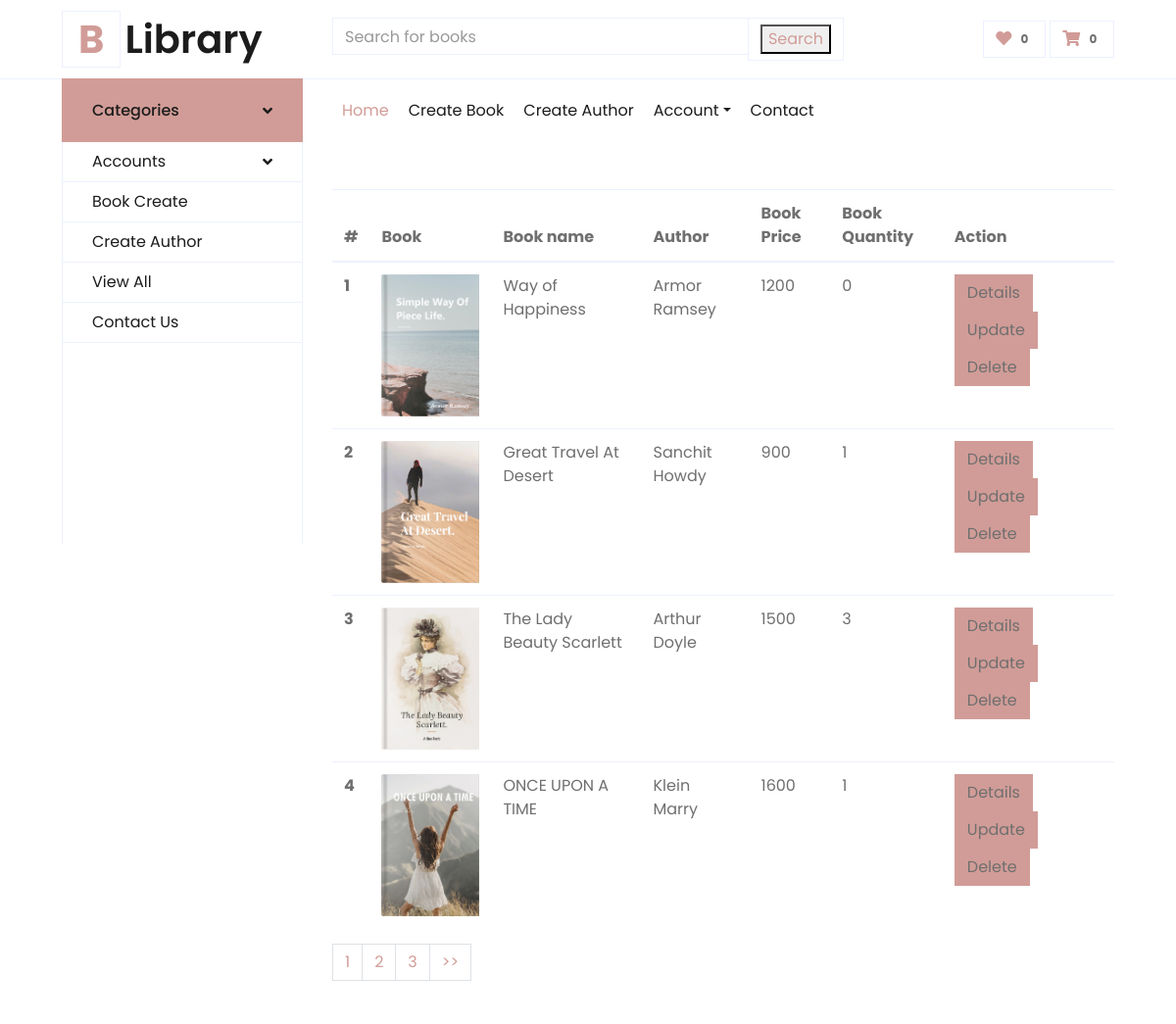
The app's page /creator/booklist, older data.
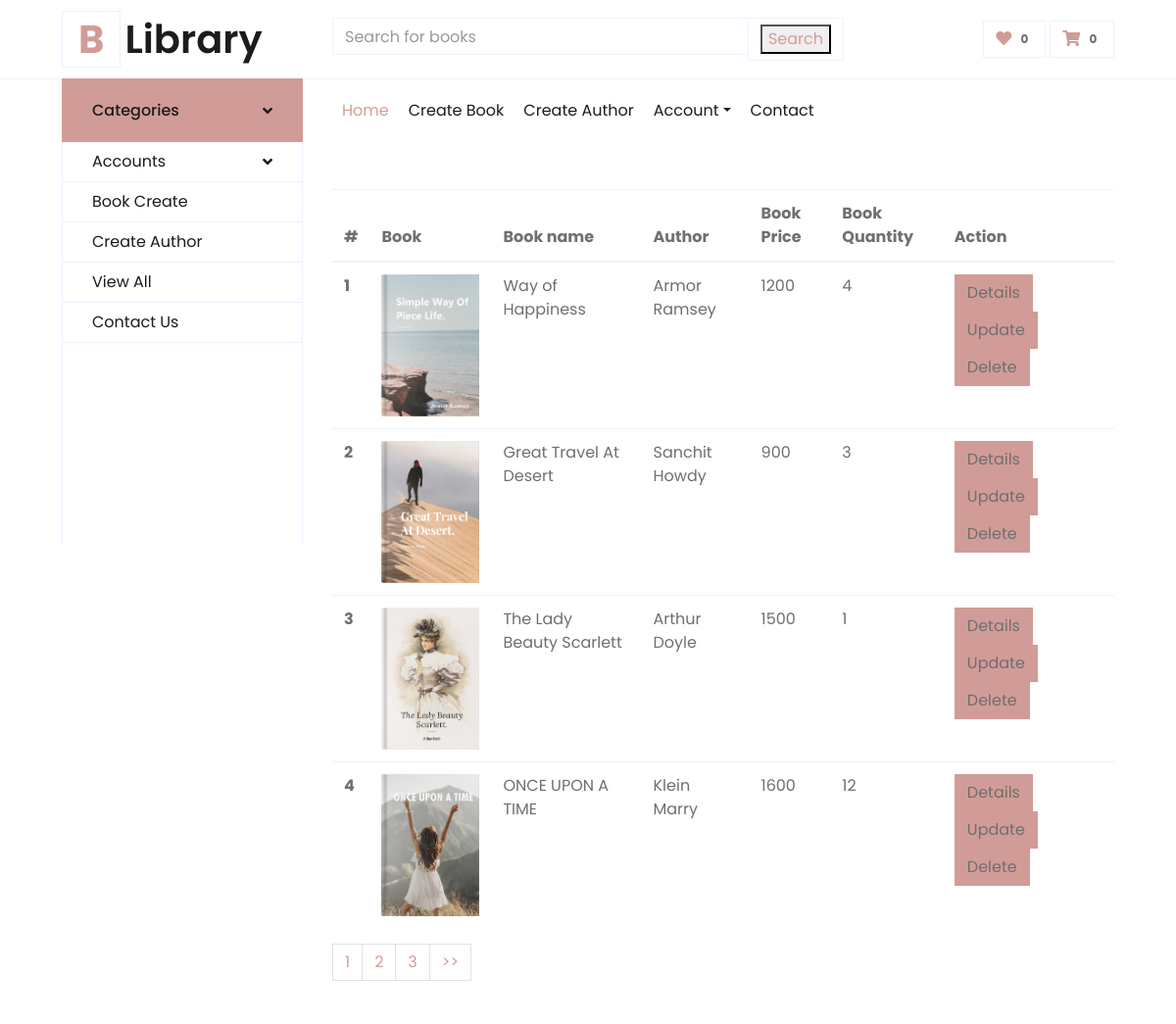
The same page, newer data.
### Bookapp/models.py (models this page shows, shortened)
class Books(models.Model):
    title = models.CharField(max_length=200,null=True)
    price = models.IntegerField(null=True)
    image = models.ImageField(upload_to='book_media')
    quantity = models.IntegerField()
    author =models.ForeignKey(Author, on_delete=models.CASCADE)

class Author(models.Model):
    name = models.CharField(max_length=300,null=True)
    def __str__(self):
        return '{}'.format(self.name)

### Bookapp/views.py (the view)
# urls.py: path('booklist',views.listBook,name="booklist"),
def listBook(request):
    books=Books.objects.all()
    paginator=Paginator(books,4)
    page_number=request.GET.get('page')
    try:
        page=paginator.get_page(page_number)
    except EmptyPage:
        page=paginator.page(page_number.num_pages)
    return  render(request,'admin/list.html',{'books':books,'page':page})

### templates/admin/list.html (shortened to what this page needs)
{% extends 'admin/index.html' %}
{% load static %}
{% block content %}
<table class="table mt-5">
  <thead>
    <tr>
      <th scope="col">#</th>
      <th scope="col">Book</th>
      <th scope="col">Book name</th>
      <th scope="col">Author</th>
      <th scope="col">Book Price</th>
      <th scope="col">Book Quantity</th>
      <th scope="col">Action</th>
    </tr>
  </thead>
  <tbody>
    {% for book in page %}
    <tr>
        <th scope="row">{{forloop.counter}}</th>
      <th><img src="{{ book.image.url }}" style="width:100px;height:auto;object-fit:cover;" class="card-img-top" alt="..."></th>
        <td>{{book.title}}</td>
        <td>{{book.author}}</td>
        <td>{{book.price}}</td>
        <td>{{book.quantity}}</td>
        <td><a href="{% url 'details' book.id %}" class="btn btn-" style="background-color: #D19C97;">Details</a>
        <a href="{% url 'update' book.id %}" class="btn btn-" style="background-color: #D19C97;">Update</a>
        <a href="{% url 'delete' book.id %}"  class="btn btn-" style="background-color: #D19C97;">Delete</a>
        </td>
    </tr>
    {% endfor %}
    </tbody>
</table>
<nav aria-label="Page navigation example">
  <ul class="pagination">
    {% for num in page.paginator.page_range %}
    <li class="page-item {% if page.number == num %}activate{% endif %}">
      <a class="page-link" href="?page={{ num }}">{{num}}</a>
    </li>
    {% endfor %}
    {% if page.has_next %}
    <li class="page-item">
      <a class="page-link" href="?page={{ page.next_page_number }}" aria-label="Next">
        <span aria-hidden="true">>></span>
      </a>
    </li>
    {% endif %}
  </ul>
</nav>
{% endblock %}

### templates/admin/index.html (shortened to what this page needs)
<!DOCTYPE html>
{% load static %}
<html lang="en">
<head>
    <link href="https://cdnjs.cloudflare.com/ajax/libs/font-awesome/5.10.0/css/all.min.css" rel="stylesheet">
    <link href="{% static 'admin/assets/lib/owlcarousel/assets/owl.carousel.min.css' %}" rel="stylesheet">
    <link href="{% static 'admin/assets/css/style.css' %}" rel="stylesheet">
</head>
<body>
    <div class="container-fluid">
        <div class="row align-items-center py-3 px-xl-5">
            <div class="col-lg-3 d-none d-lg-block">
                <a href="" class="text-decoration-none">
                    <h1 class="m-0 display-5 font-weight-semi-bold"><span class="text-primary font-weight-bold border px-3 mr-1">B</span>Library</h1>
                </a>
            </div>
            <div class="col-lg-6 col-6 text-left">
                <form action="{% url 'search_book' %}" method="get">
                    <div class="input-group">
                        <input type="text" name="q" class="form-control" placeholder="Search for books">
                        <div class="input-group-append">
                            <span class="input-group-text bg-transparent text-primary">
                                <button style="color: #D19C97;">Search</button>
                            </span>
                        </div>
                    </div>
                </form>
            </div>
            <div class="col-lg-3 col-6 text-right">
                <a href="" class="btn border">
                    <i class="fas fa-heart text-primary"></i>
                    <span class="badge">0</span>
                </a>
                <a href="" class="btn border">
                    <i class="fas fa-shopping-cart text-primary"></i>
                    <span class="badge">0</span>
                </a>
            </div>
        </div>
    </div>
    <div class="container-fluid mb-5">
        <div class="row border-top px-xl-5">
            <div class="col-lg-3 d-none d-lg-block">
                <a class="btn shadow-none d-flex align-items-center justify-content-between bg-primary text-white w-100" data-toggle="collapse" href="#navbar-vertical" style="height: 65px; margin-top: -1px; padding: 0 30px;">
                    <h6 class="m-0">Categories</h6>
                    <i class="fa fa-angle-down text-dark"></i>
                </a>
                <nav class="collapse show navbar navbar-vertical navbar-light align-items-start p-0 border border-top-0 border-bottom-0" id="navbar-vertical">
                    <div class="navbar-nav w-100 overflow-hidden" style="height: 410px">
                        <div class="nav-item dropdown">
                            <a href="#" class="nav-link" data-toggle="dropdown">Accounts <i class="fa fa-angle-down float-right mt-1"></i></a>
                        </div>
                        <a href="{% url 'createbook' %}" class="nav-item nav-link">Book Create</a>
                        <a href="{% url 'author' %}" class="nav-item nav-link">Create Author</a>
                        <a href="{% url 'booklist' %}" class="nav-item nav-link">View All</a>
                        <a href="" class="nav-item nav-link">Contact Us</a>
                    </div>
                </nav>
            </div>
            <div class="col-lg-9">
                <nav class="navbar navbar-expand-lg bg-light navbar-light py-3 py-lg-0 px-0">
                    <div class="collapse navbar-collapse justify-content-between" id="navbarCollapse">
                        <div class="navbar-nav mr-auto py-0">
                            <a href="{% url 'booklist' %}" class="nav-item nav-link active">Home</a>
                            <a href="{% url 'createbook' %}" class="nav-item nav-link">Create Book</a>
                            <a href="{% url 'author' %}" class="nav-item nav-link">Create Author</a>
                            <div class="nav-item dropdown">
                                <a href="#" class="nav-link dropdown-toggle" data-toggle="dropdown">Account</a>
                            </div>
                            <a href="contact.html" class="nav-item nav-link">Contact</a>
                        </div>
                    </div>
                </nav>
                {% block content %}
                {% endblock %}
            </div>
        </div>
    </div>
</body>
</html>

Row changes from the older to the newer data that the page shows:
changed Books "Way of Happiness": quantity "0" → "4"
changed Books "Great Travel At Desert": quantity "1" → "3"
changed Books "The Lady Beauty Scarlett": quantity "3" → "1"
changed Books "ONCE UPON A TIME": quantity "1" → "12"
